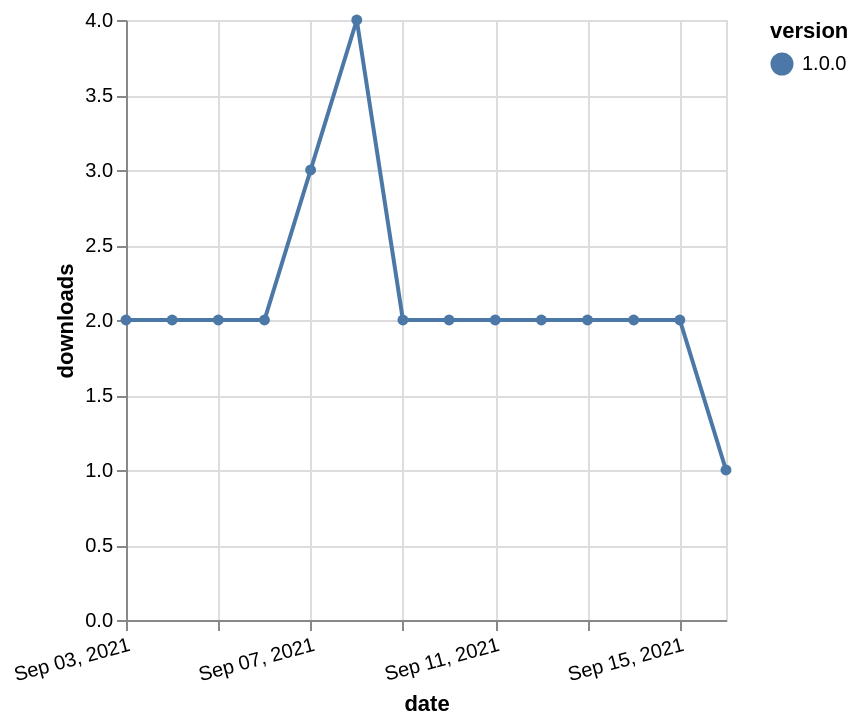

Source (Vega-Lite JSON):
### Vega-Lite specification from a JSON file in a GitHub repository (floating-point values rounded to 4 significant figures)
{"$schema": "https://vega.github.io/schema/vega-lite/v5.json", "description": "A simple bar chart with embedded data.", "data": {"values": [{"date": "2021-09-03", "total": 1631, "delta": 2, "version": "1.0.0"}, {"date": "2021-09-04", "total": 1633, "delta": 2, "version": "1.0.0"}, {"date": "2021-09-05", "total": 1635, "delta": 2, "version": "1.0.0"}, {"date": "2021-09-06", "total": 1637, "delta": 2, "version": "1.0.0"}, {"date": "2021-09-07", "total": 1640, "delta": 3, "version": "1.0.0"}, {"date": "2021-09-08", "total": 1644, "delta": 4, "version": "1.0.0"}, {"date": "2021-09-09", "total": 1646, "delta": 2, "version": "1.0.0"}, {"date": "2021-09-10", "total": 1648, "delta": 2, "version": "1.0.0"}, {"date": "2021-09-11", "total": 1650, "delta": 2, "version": "1.0.0"}, {"date": "2021-09-12", "total": 1652, "delta": 2, "version": "1.0.0"}, {"date": "2021-09-13", "total": 1654, "delta": 2, "version": "1.0.0"}, {"date": "2021-09-14", "total": 1656, "delta": 2, "version": "1.0.0"}, {"date": "2021-09-15", "total": 1658, "delta": 2, "version": "1.0.0"}, {"date": "2021-09-16", "total": 1659, "delta": 1, "version": "1.0.0"}]}, "width": "container", "mark": {"type": "line", "point": {"filled": true}}, "encoding": {"x": {"field": "date", "type": "temporal", "timeUnit": "yearmonthdate", "title": "date", "axis": {"labelAngle": -15}}, "y": {"field": "delta", "type": "quantitative", "title": "downloads"}, "color": {"field": "version", "type": "nominal"}, "tooltip": {"field": "delta"}}}
